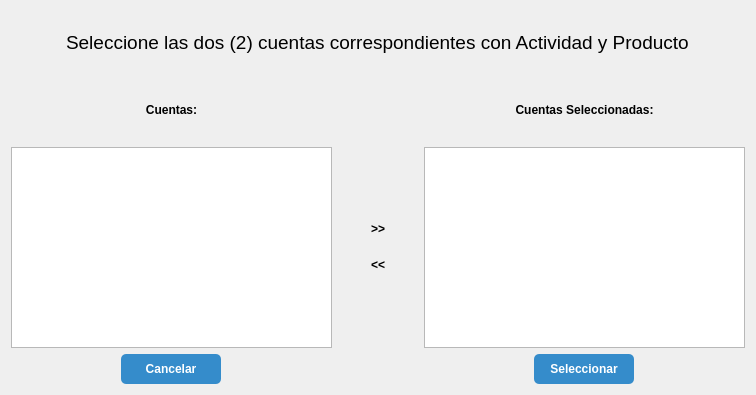
<?xml version="1.0" encoding="UTF-8"?>
<ui version="4.0">
 <class>FormDescomposicion</class>
 <widget class="QWidget" name="FormDescomposicion">
  <property name="windowModality">
   <enum>Qt::ApplicationModal</enum>
  </property>
  <property name="geometry">
   <rect>
    <x>0</x>
    <y>0</y>
    <width>756</width>
    <height>395</height>
   </rect>
  </property>
  <property name="windowTitle">
   <string>Descomposición</string>
  </property>
  <layout class="QGridLayout" name="gridLayout_2">
   <item row="1" column="0">
    <layout class="QGridLayout" name="gridLayout">
     <item row="0" column="0" colspan="3" alignment="Qt::AlignHCenter">
      <widget class="QLabel" name="label">
       <property name="font">
        <font>
         <pointsize>14</pointsize>
        </font>
       </property>
       <property name="text">
        <string>Seleccione las dos (2) cuentas correspondientes con Actividad y Producto</string>
       </property>
      </widget>
     </item>
     <item row="2" column="0" rowspan="4">
      <widget class="QListWidget" name="listAgregar"/>
     </item>
     <item row="7" column="2" alignment="Qt::AlignHCenter">
      <widget class="QPushButton" name="pushButton_3">
       <property name="sizePolicy">
        <sizepolicy hsizetype="Fixed" vsizetype="Fixed">
         <horstretch>0</horstretch>
         <verstretch>0</verstretch>
        </sizepolicy>
       </property>
       <property name="minimumSize">
        <size>
         <width>100</width>
         <height>30</height>
        </size>
       </property>
       <property name="maximumSize">
        <size>
         <width>150</width>
         <height>16777215</height>
        </size>
       </property>
       <property name="styleSheet">
        <string notr="true">background-color: #358ccb; color: #fff; font-weight: bold; height: 30px; border: none; border-radius: 5px;</string>
       </property>
       <property name="text">
        <string>Seleccionar</string>
       </property>
       <property name="default">
        <bool>false</bool>
       </property>
      </widget>
     </item>
     <item row="1" column="0">
      <widget class="QLabel" name="label_3">
       <property name="styleSheet">
        <string notr="true">font-weight:bold;</string>
       </property>
       <property name="text">
        <string>Cuentas:</string>
       </property>
       <property name="alignment">
        <set>Qt::AlignCenter</set>
       </property>
      </widget>
     </item>
     <item row="2" column="2" rowspan="4">
      <widget class="QListWidget" name="listSeleccionado"/>
     </item>
     <item row="4" column="1">
      <widget class="QPushButton" name="pushButton_2">
       <property name="minimumSize">
        <size>
         <width>80</width>
         <height>30</height>
        </size>
       </property>
       <property name="maximumSize">
        <size>
         <width>150</width>
         <height>30</height>
        </size>
       </property>
       <property name="styleSheet">
        <string notr="true">font-weight: bold; height: 30px; border: none; border-radius: 5px;</string>
       </property>
       <property name="text">
        <string>&lt;&lt;</string>
       </property>
       <property name="flat">
        <bool>true</bool>
       </property>
      </widget>
     </item>
     <item row="3" column="1">
      <widget class="QPushButton" name="pushButton">
       <property name="minimumSize">
        <size>
         <width>80</width>
         <height>30</height>
        </size>
       </property>
       <property name="maximumSize">
        <size>
         <width>150</width>
         <height>30</height>
        </size>
       </property>
       <property name="styleSheet">
        <string notr="true">font-weight: bold; height: 30px; border: none; border-radius: 5px;</string>
       </property>
       <property name="text">
        <string>&gt;&gt;</string>
       </property>
       <property name="flat">
        <bool>true</bool>
       </property>
      </widget>
     </item>
     <item row="1" column="2">
      <widget class="QLabel" name="label_2">
       <property name="styleSheet">
        <string notr="true">font-weight:bold;</string>
       </property>
       <property name="text">
        <string>Cuentas Seleccionadas:</string>
       </property>
       <property name="alignment">
        <set>Qt::AlignCenter</set>
       </property>
      </widget>
     </item>
     <item row="7" column="0" alignment="Qt::AlignHCenter">
      <widget class="QPushButton" name="pushButton_4">
       <property name="sizePolicy">
        <sizepolicy hsizetype="Fixed" vsizetype="Fixed">
         <horstretch>0</horstretch>
         <verstretch>0</verstretch>
        </sizepolicy>
       </property>
       <property name="minimumSize">
        <size>
         <width>100</width>
         <height>30</height>
        </size>
       </property>
       <property name="maximumSize">
        <size>
         <width>150</width>
         <height>16777215</height>
        </size>
       </property>
       <property name="styleSheet">
        <string notr="true">background-color: #358ccb; color: #fff; font-weight: bold; height: 30px; border: none; border-radius: 5px;</string>
       </property>
       <property name="text">
        <string>Cancelar</string>
       </property>
      </widget>
     </item>
    </layout>
   </item>
  </layout>
 </widget>
 <resources/>
 <connections/>
</ui>
